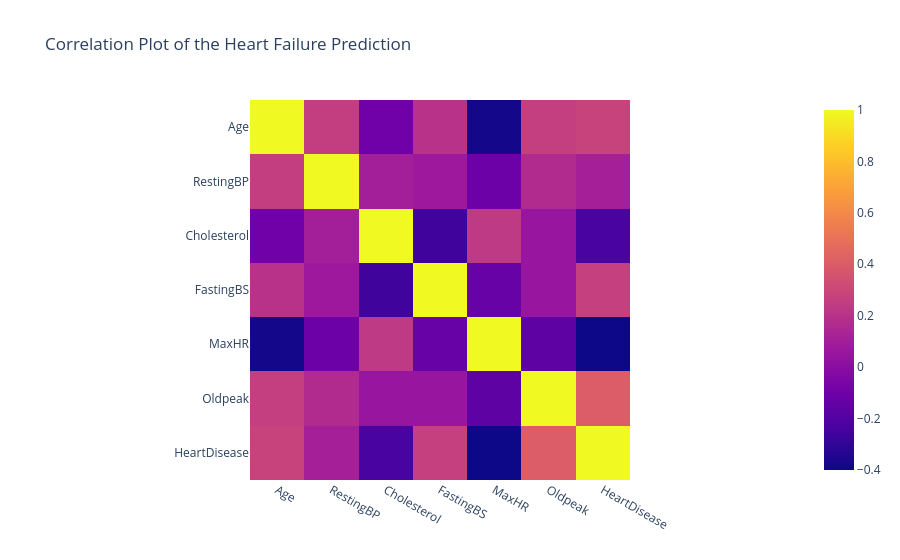

The code cell stored with this chart in its notebook:
### Markdown cell above
## Correlation Matrix
### Its necessary to remove correlated variables to improve your model.One can find correlations using pandas “.corr()” function and can visualize the correlation matrix using plotly express.
- Lighter shades represents positive correlation
- Darker shades represents negative correlation

### Code cell
px.imshow(df.corr(numeric_only=True), title="Correlation Plot of the Heart Failure Prediction")

### Figure 1 — Plotly figure (JSON) as saved in the notebook; plotly's stock layout.template omitted (floating-point values rounded to 4 significant figures)
{"data": [{"coloraxis": "coloraxis", "hovertemplate": "x: %{x}<br>y: %{y}<br>color: %{z}<extra></extra>", "name": "0", "type": "heatmap", "x": ["Age", "RestingBP", "Cholesterol", "FastingBS", "MaxHR", "Oldpeak", "HeartDisease"], "xaxis": "x", "y": ["Age", "RestingBP", "Cholesterol", "FastingBS", "MaxHR", "Oldpeak", "HeartDisease"], "yaxis": "y", "z": [[1.0, 0.2544, -0.09528, 0.198, -0.382, 0.2586, 0.282], [0.2544, 1.0, 0.1009, 0.07019, -0.1121, 0.1648, 0.1076], [-0.09528, 0.1009, 1.0, -0.261, 0.2358, 0.05015, -0.2327], [0.198, 0.07019, -0.261, 1.0, -0.1314, 0.0527, 0.2673], [-0.382, -0.1121, 0.2358, -0.1314, 1.0, -0.1607, -0.4004], [0.2586, 0.1648, 0.05015, 0.0527, -0.1607, 1.0, 0.404], [0.282, 0.1076, -0.2327, 0.2673, -0.4004, 0.404, 1.0]]}], "layout": {"coloraxis": {"colorscale": [[0, "#0d0887"], [0.1111, "#46039f"], [0.2222, "#7201a8"], [0.3333, "#9c179e"], [0.4444, "#bd3786"], [0.5556, "#d8576b"], [0.6667, "#ed7953"], [0.7778, "#fb9f3a"], [0.8889, "#fdca26"], [1, "#f0f921"]]}, "title": {"text": "Correlation Plot of the Heart Failure Prediction"}, "xaxis": {"anchor": "y", "constrain": "domain", "domain": [0, 1], "scaleanchor": "y"}, "yaxis": {"anchor": "x", "autorange": "reversed", "constrain": "domain", "domain": [0, 1]}}}
